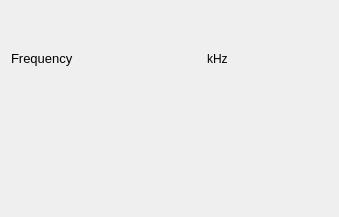
<?xml version="1.0" encoding="UTF-8"?>
<ui version="4.0">
 <class>ToneParameterWidget</class>
 <widget class="QWidget" name="ToneParameterWidget">
  <property name="geometry">
   <rect>
    <x>0</x>
    <y>0</y>
    <width>339</width>
    <height>217</height>
   </rect>
  </property>
  <property name="windowTitle">
   <string>Form</string>
  </property>
  <layout class="QVBoxLayout" name="verticalLayout">
   <item>
    <layout class="QHBoxLayout" name="horizontalLayout">
     <item>
      <widget class="QLabel" name="label_41">
       <property name="sizePolicy">
        <sizepolicy hsizetype="Fixed" vsizetype="Preferred">
         <horstretch>0</horstretch>
         <verstretch>0</verstretch>
        </sizepolicy>
       </property>
       <property name="font">
        <font>
         <pointsize>10</pointsize>
        </font>
       </property>
       <property name="text">
        <string>Frequency</string>
       </property>
      </widget>
     </item>
     <item>
      <widget class="IncrementInput" name="freq_spnbx" native="true">
       <property name="sizePolicy">
        <sizepolicy hsizetype="Preferred" vsizetype="Fixed">
         <horstretch>0</horstretch>
         <verstretch>0</verstretch>
        </sizepolicy>
       </property>
       <property name="minimumSize">
        <size>
         <width>0</width>
         <height>25</height>
        </size>
       </property>
      </widget>
     </item>
     <item>
      <widget class="QLabel" name="funit_lbl">
       <property name="text">
        <string>kHz</string>
       </property>
      </widget>
     </item>
    </layout>
   </item>
   <item>
    <widget class="ParameterWidget" name="common" native="true"/>
   </item>
  </layout>
 </widget>
 <customwidgets>
  <customwidget>
   <class>IncrementInput</class>
   <extends>QWidget</extends>
   <header>incrementer</header>
   <container>1</container>
  </customwidget>
  <customwidget>
   <class>ParameterWidget</class>
   <extends>QWidget</extends>
   <header>parameterwidget</header>
  </customwidget>
 </customwidgets>
 <resources/>
 <connections/>
</ui>
